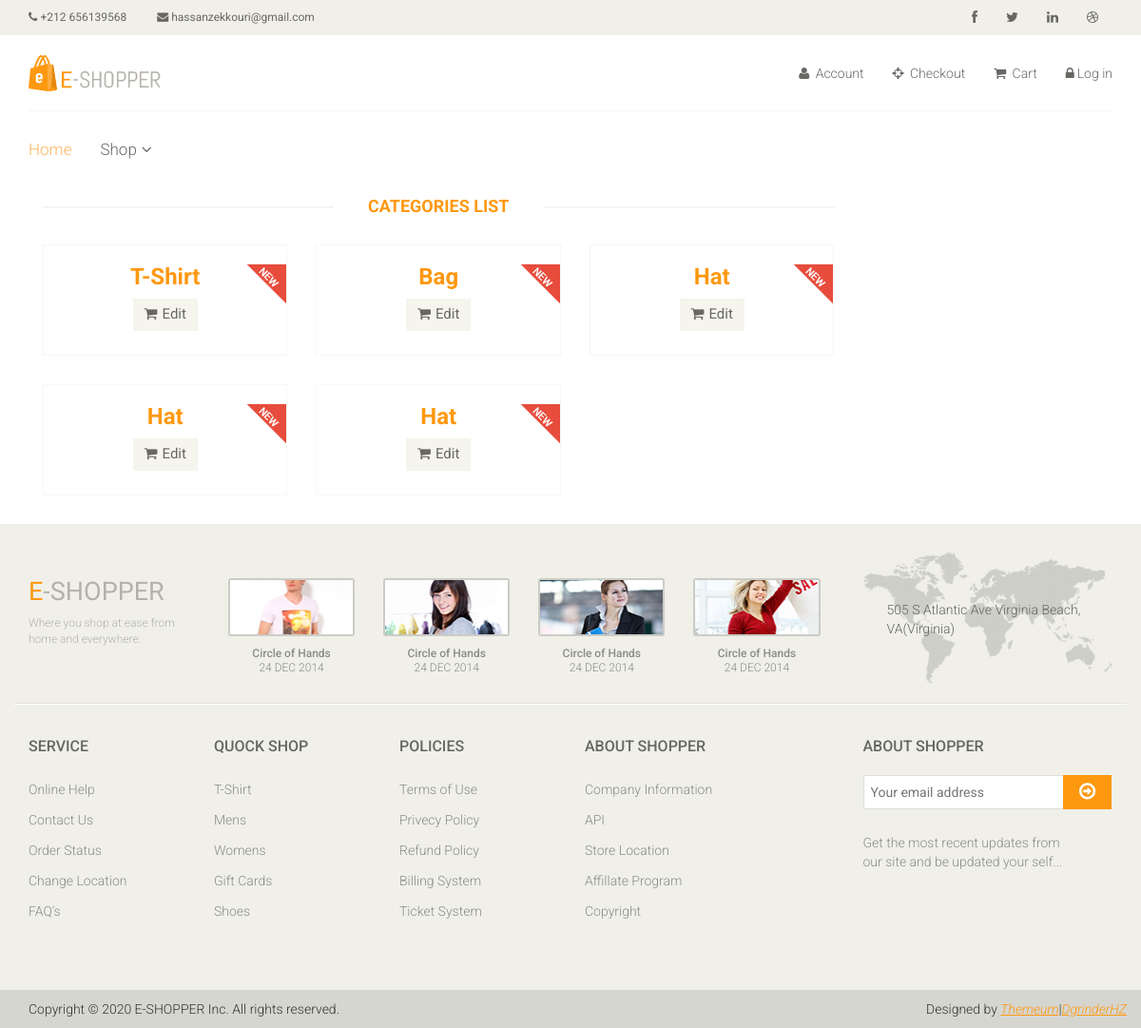
Page /categories/ on the committed database.
### categories/models.py (models this page shows, shortened)
class Category(models.Model):
    title = models.CharField(max_length=100)
    products_count = models.PositiveIntegerField(default=0)

### categories/views.py (the view)
# urls.py: path('categories/', category_list, name='category_list'),
def category_list(request):
    categories = Category.objects.all()
    ctx = {'categories': categories}
    return render(request, 'categories/category_list.html', ctx)

### templates/categories/category_list.html
{% extends 'base.html' %}
{% load static %}
{% block content %}
<section>
    <div class="container">
        <div class="row">
            <div class="col-sm-9 padding-right">
                <div class="features_items">
                    <h2 class="title text-center">Categories List</h2>
                    {% for category in categories %}
                    <div class="col-sm-4 ">
                        <div class="product-image-wrapper">
                            <div class="single-products">
                                <div >
                                    <div class="single-products">
                                        <div class="productinfo text-center">
                                            <h2>{{ category.title | capfirst }}</h2>
                                            <a href="{% url 'category_edit' pk=category.id %}" class="btn btn-default add-to-cart"><i
                                                    class="fa fa-shopping-cart"></i>Edit</a>
                                        </div>
                                    </div>
                                </div>
                                <img src="{% static 'images/home/new.png' %}" class="new" alt="" />
                            </div>
                        </div>
                    </div>
                    {% empty %}
                    <p>No products yet.</p>
                    {% endfor %}
                </div>
            </div>
        </div>
    </div>
</section>
{% endblock %}

### static/css/main.css (style rules this page uses)
body { font-family: 'Roboto', sans-serif; position: relative; font-weight:400px; }
a { -webkit-transition: 300ms; -moz-transition: 300ms; -o-transition: 300ms; transition: 300ms; }
h1, h2, h3, h4, h5, h6 { font-family: 'Roboto', sans-serif; }
.left-sidebar h2:after, h2.title:after { content: " "; position: absolute; border: 1px solid #f5f5f5; bottom:8px; left: 0; width: 100%; height: 0; z-index: -2; }
h2.title:before { content: " "; position: absolute; background: #fff; bottom: -6px; width: 220px; height: 30px; z-index: -1; left: 50%; margin-left: -110px; }
.padding-right { padding-right: 0; }
.features_items { overflow:hidden; }
h2.title { color: #FE980F; font-family: 'Roboto', sans-serif; font-size: 18px; font-weight: 700; margin: 0 15px; text-transform: uppercase; margin-bottom: 30px; position: relative; }
.product-image-wrapper { border:1px solid #F7F7F5; overflow: hidden; margin-bottom:30px; }
.single-products { position: relative; }
.new, .sale { position: absolute; top: 0; right: 0; }
.productinfo h2 { color: #FE980F; font-family: 'Roboto', sans-serif; font-size: 24px; font-weight: 700; }
.productinfo { position:relative; }
.add-to-cart { background:#F5F5ED; border: 0 none; border-radius: 0; color: #696763; font-family: 'Roboto', sans-serif; font-size: 15px; margin-bottom: 25px; }
.add-to-cart i { margin-right:5px; }

### rows in the picture
Category: title "T-Shirt"
Category: title "Bag"
Category: title "Hat"
Category: title "Hat"
Category: title "Hat"
